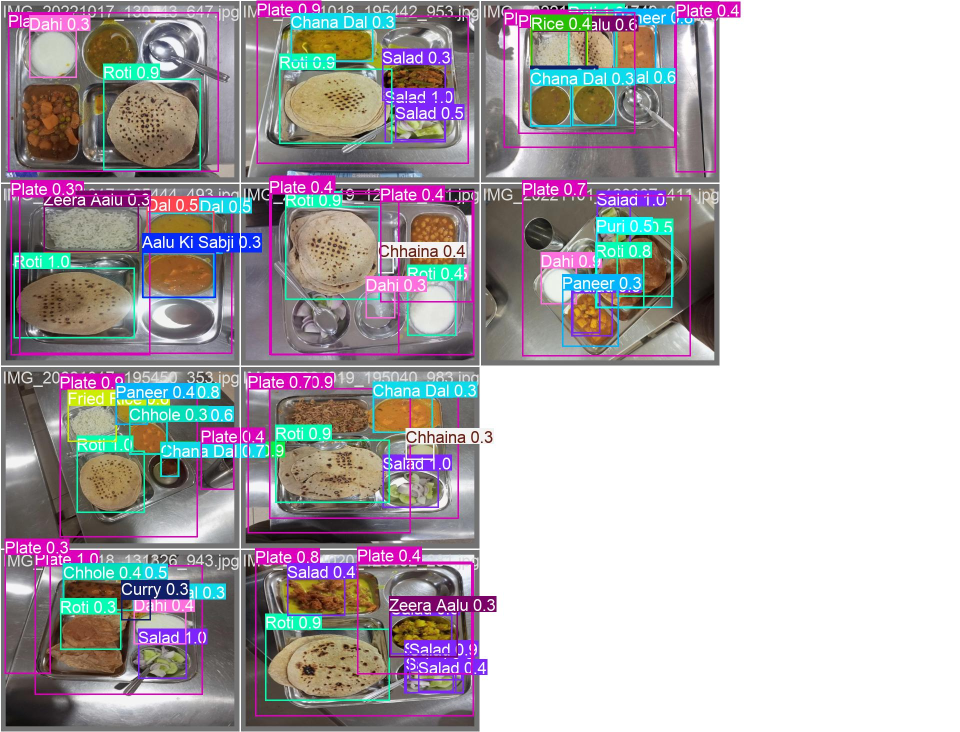
#> input picture model/runs/detect/val/val_batch0_pred.jpg, 1920 x 1464 px (shown at 1/2 size)
$ python image_processor.py ../runs/detect/val/val_batch0_pred.jpg
#> lines starting #> are read from the running program, lines starting #| are printed output that depends on the picture; long printed decimals are rounded
"""
Image Preprocessing Utilities for Food Detection
Handles raw image preprocessing for training and inference.
"""

import cv2
import numpy as np
from pathlib import Path
from typing import Tuple, Optional, Union
from PIL import Image


class ImageProcessor:
    """Preprocess images for food detection model."""

    # Supported image formats
    SUPPORTED_FORMATS = {'.jpg', '.jpeg', '.png', '.bmp', '.webp', '.tiff'}

    def __init__(self, target_size: Tuple[int, int] = (640, 640)):
        """
        Initialize image processor.

        Args:
            target_size: Target image size (width, height) for model input
        """
        self.target_size = target_size

    # [4 lines left out: function is_valid_image, not called in this run]

    def load_image(self, image_path: Union[str, Path]) -> Optional[np.ndarray]:
        """
        Load image from file path.

        Args:
            image_path: Path to image file

        Returns:
            Image as numpy array (BGR format) or None if failed
        """
#> called with image_path = '../runs/detect/val/val_batch0_pred.jpg'
        try:
            image = cv2.imread(str(image_path))
#> image is the input picture: shape (1464, 1920, 3); mean B, G, R 177.2, 172.8, 178.3
#| Image stats: {'shape': (1464, 1920, 3), 'dtype': 'uint8', 'mean': 176.099, 'std': 78.673, 'min': 0, 'max': 255}
            if image is None:
                # Try with PIL for broader format support
                pil_image = Image.open(image_path).convert('RGB')
                image = cv2.cvtColor(np.array(pil_image), cv2.COLOR_RGB2BGR)
            return image
        except Exception as e:
            print(f"Error loading image {image_path}: {e}")
            return None

    def resize_with_padding(self, image: np.ndarray,
                           fill_color: Tuple[int, int, int] = (114, 114, 114)) -> Tuple[np.ndarray, dict]:
        """
        Resize image maintaining aspect ratio with letterbox padding.

        Args:
            image: Input image (BGR)
            fill_color: Padding fill color (BGR)

        Returns:
            Tuple of (resized image, resize info dict)
        """
#> called with fill_color = (114, 114, 114)
        h, w = image.shape[:2]
#> h = 1464; w = 1920
        target_w, target_h = self.target_size

        # Calculate scale factor
        scale = min(target_w / w, target_h / h)
#> scale = 0.333
        new_w = int(w * scale)
#> new_w = 640
        new_h = int(h * scale)
#> new_h = 488

        # Resize image
        resized = cv2.resize(image, (new_w, new_h), interpolation=cv2.INTER_LINEAR)
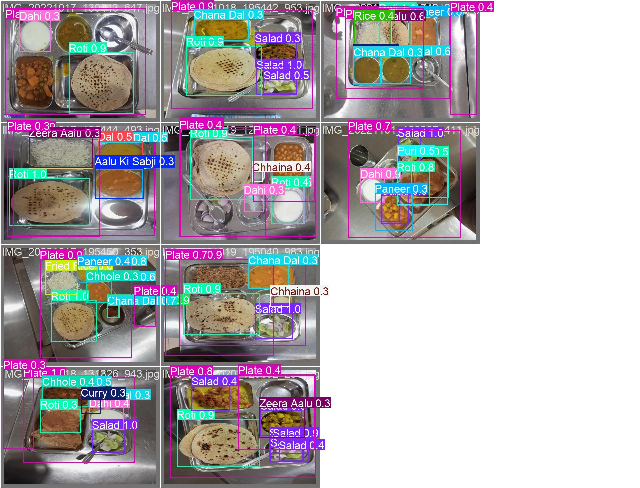
#> resized: shape (488, 640, 3); mean B, G, R 177.2, 172.8, 178.4

        # Calculate padding
        pad_w = (target_w - new_w) // 2
#> pad_w = 0
        pad_h = (target_h - new_h) // 2
#> pad_h = 76

        # Create padded image
        padded = np.full((target_h, target_w, 3), fill_color, dtype=np.uint8)
        padded[pad_h:pad_h + new_h, pad_w:pad_w + new_w] = resized
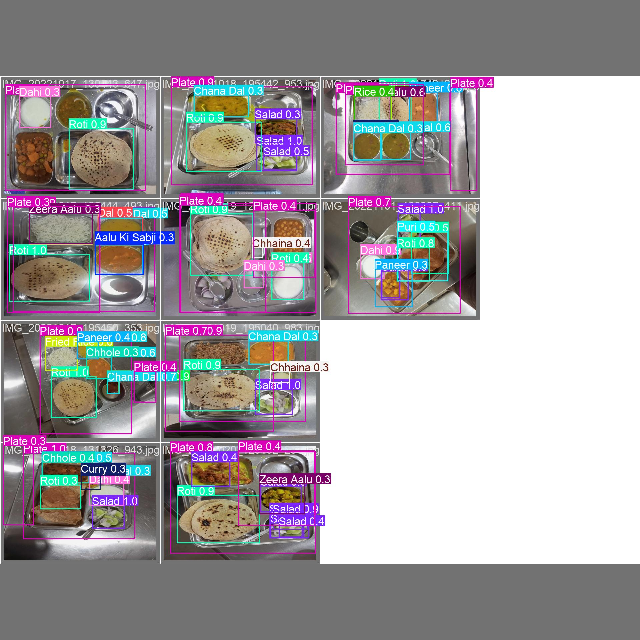
#> padded: shape (640, 640, 3); mean B, G, R 162.2, 158.9, 163.1

        resize_info = {
            'original_size': (w, h),
            'scale': scale,
            'padding': (pad_w, pad_h),
            'new_size': (new_w, new_h)
        }

        return padded, resize_info

    # [89 lines left out: functions resize_direct, normalize, enhance_image, auto_correct_orientation, not called in this run]

    def preprocess_for_training(self, image: np.ndarray) -> np.ndarray:
        """
        Full preprocessing pipeline for training.

        Args:
            image: Raw input image

        Returns:
            Preprocessed image ready for training
        """
        # Resize with padding to maintain aspect ratio
        processed, _ = self.resize_with_padding(image)
        return processed

    # [12 lines left out: function preprocess_for_inference, not called in this run]

    def get_image_stats(self, image: np.ndarray) -> dict:
        """
        Get image statistics.

        Args:
            image: Input image

        Returns:
            Dictionary with image statistics
        """
        return {
            'shape': image.shape,
            'dtype': str(image.dtype),
            'mean': float(np.mean(image)),
            'std': float(np.std(image)),
            'min': int(np.min(image)),
            'max': int(np.max(image))
        }


# [16 lines left out: function preprocess_image, not called in this run]


if __name__ == "__main__":
    import sys
    if len(sys.argv) >= 2:
        processor = ImageProcessor()
        image = processor.load_image(sys.argv[1])
        if image is not None:
            print(f"Image stats: {processor.get_image_stats(image)}")
            processed = processor.preprocess_for_training(image)
            print(f"Processed size: {processed.shape}")
#| Processed size: (640, 640, 3)
